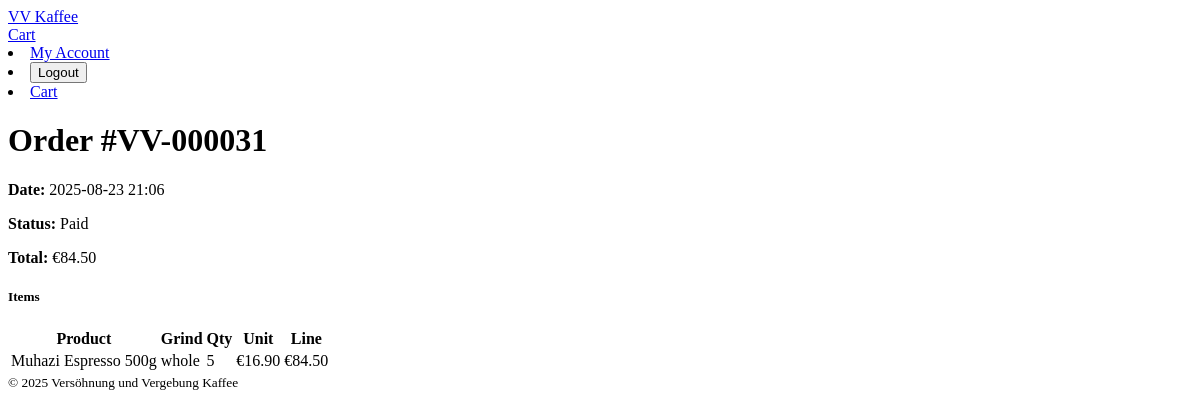
/account/orders/31/ (signed in), run on an earlier commit of the app's database.
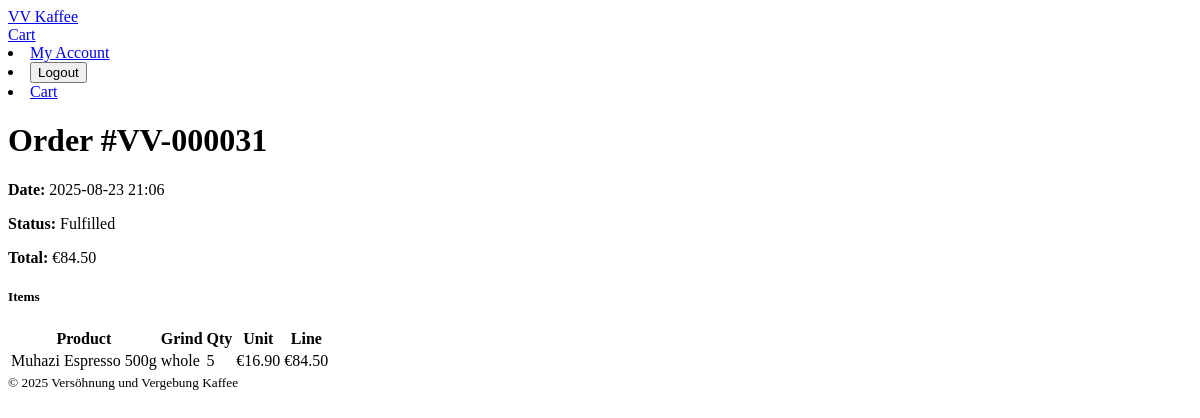
And on a later commit of the database.
### orders/models.py (models this page shows, shortened)
class Order(models.Model):
    STATUS_CHOICES = [
        ("new", "New"),
        ("pending_fulfillment", "Pending fulfillment"),
        ("paid", "Paid"),
        ("fulfilled", "Fulfilled"),
        ("cancelled", "Cancelled"),
        ("refunded", "Refunded"),
    ]
    status = models.CharField(max_length=32, choices=STATUS_CHOICES, default="new")
    fulfilled_at = models.DateTimeField(null=True, blank=True)
    user = models.ForeignKey(settings.AUTH_USER_MODEL, on_delete=models.SET_NULL, null=True, blank=True, related_name="orders")
    full_name = models.CharField(max_length=100)
    email = models.EmailField()
    phone_number = models.CharField(max_length=20, blank=True)
    street = models.CharField(max_length=120)
    house_number = models.CharField(max_length=10, blank=True)
    city = models.CharField(max_length=80)
    postal_code = models.CharField(max_length=20)
    country = models.CharField(max_length=60, default="Germany")
    status = models.CharField(max_length=20, choices=STATUS_CHOICES, default="new")
    payment_intent_id = models.CharField(max_length=120, blank=True)  # Stripe PaymentIntent id
    subtotal = models.DecimalField(max_digits=10, decimal_places=2, default=0)
    shipping = models.DecimalField(max_digits=10, decimal_places=2, default=0)
    total = models.DecimalField(max_digits=10, decimal_places=2, default=0)
    notes = models.TextField(blank=True)
    created_at = models.DateTimeField(auto_now_add=True)
    updated_at = models.DateTimeField(auto_now=True)
    class Meta:
        ordering = ["-created_at"]
        permissions = [
            ("view_fulfillment", "Can access fulfillment (paid picklists)"),
            ("change_fulfillment_status", "Can mark orders fulfilled"),
        ]
    @property
    def reference(self) -> str:
        return f"VV-{self.id:06d}"

### orders/views.py (the view)
# urls.py: path("account/orders/<int:order_id>/", views.my_order_detail, name="my_order_detail"),
@login_required
def my_order_detail(request, order_id: int):
    order = get_object_or_404(Order.objects.prefetch_related("items__product"),
                              id=order_id, user=request.user)
    return render(request, "orders/my_order_detail.html", {"order": order})

### cart/context_processors.py (called while the page is built)
def cart_summary(request):
    cart = request.session.get(CART_SESSION_KEY, {})
    item_count = sum(int(item.get("quantity", 0)) for item in cart.values())
    subtotal = sum(
        Decimal(item["price"]) * int(item["quantity"]) for item in cart.values()
    ) if cart else Decimal("0.00")
    shipping = Decimal("0.00") if subtotal >= Decimal("39.00") else (Decimal("4.90") if subtotal > 0 else Decimal("0.00"))
    total = (subtotal + shipping).quantize(Decimal("0.01"))
    return {
        "cart_item_count": item_count,
        "cart_subtotal": subtotal.quantize(Decimal("0.01")),
        "cart_total": total,
    }

### orders/models.py (called while the page is built)
    @property
    def line_total(self) -> Decimal:
        price = self.unit_price or Decimal("0.00")
        qty = self.quantity or 0
        return (price * qty).quantize(Decimal("0.01"), rounding=ROUND_HALF_UP)

### orders/templatetags/user_extras.py (called while the page is built)
@register.filter
def has_group(user, group_name):
    if not getattr(user, "is_authenticated", False):
        return False
    return user.groups.filter(name=group_name).exists()

### orders/templates/orders/my_order_detail.html (shortened to what this page needs)
{% extends "base.html" %}
{% block content %}
<h1>Order #{{ order.reference }}</h1>
<p><strong>Date:</strong> {{ order.created_at|date:"Y-m-d H:i" }}</p>
<p><strong>Status:</strong> {{ order.get_status_display }}</p>
<p><strong>Total:</strong> €{{ order.total }}</p>
<h5 class="mt-4">Items</h5>
<table class="table">
  <thead><tr><th>Product</th><th>Grind</th><th>Qty</th><th>Unit</th><th>Line</th></tr></thead>
  <tbody>
    {% for i in order.items.all %}
      <tr>
        <td>{{ i.product_name_snapshot }}</td>
        <td>{{ i.grind|default:"-" }}</td>
        <td>{{ i.quantity }}</td>
        <td>€{{ i.unit_price }}</td>
        <td>€{{ i.line_total }}</td>
      </tr>
    {% endfor %}
  </tbody>
</table>
{% endblock %}

What changed in the data, as far as the page shows it:
changed Order "VV-000031": status "Paid" → "Fulfilled"
